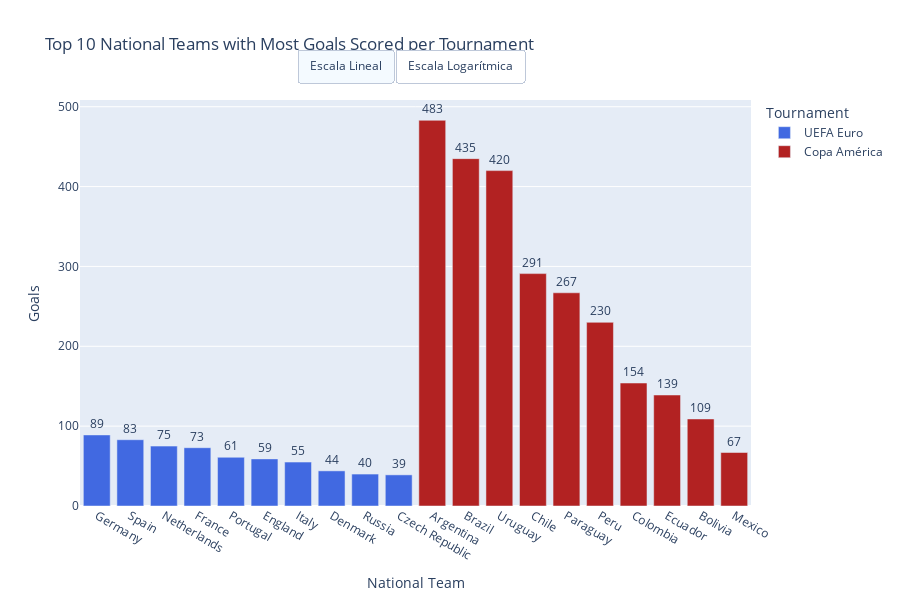

This figure's notebook cell:
### Code cell
fig = go.Figure()

fig.add_trace(go.Bar(
    x = euro_goals.index,
    y = euro_goals['total_goals'],
    name = "UEFA Euro",
    marker_color = "royalblue",
    text = euro_goals['total_goals'],
    textposition= 'outside'
))

fig.add_trace(go.Bar(
    x = copa_goals.index,
    y = copa_goals['total_goals'],
    name = "Copa América",
    marker_color = "firebrick",
    text = copa_goals['total_goals'],
    textposition= 'outside'
))

fig.update_layout(
    title = 'Top 10 National Teams with Most Goals Scored per Tournament',
    xaxis_title = 'National Team',
    yaxis_title = 'Goals',
    barmode = 'group',
    legend_title = 'Tournament',
    height = 600,
    
    # Menú interactivo
    updatemenus=[
        {
            "buttons": [
                {
                    "label": "Escala Lineal",
                    "method": "relayout",
                    "args": [{"yaxis.type": "linear", "yaxis.title": "Goles Anotados"}]
                },
                {
                    "label": "Escala Logarítmica",
                    "method": "relayout",
                    "args": [{"yaxis.type": "log", "yaxis.title": "Goles Anotados (log)"}]
                }
            ],
            "direction": "right",
            "pad": {"r": 10, "t": 10},
            "showactive": True,
            "type": "buttons",
            "x": 0.5,
            "xanchor": "center",
            "y": 1.15,
            "yanchor": "top"
        }
    ]
)

fig.show()

### Figure 1 — Plotly figure (JSON) as saved in the notebook; plotly's stock layout.template omitted (floating-point values rounded to 4 significant figures)
{"data": [{"marker": {"color": "royalblue"}, "name": "UEFA Euro", "text": [89.0, 83.0, 75.0, 73.0, 61.0, 59.0, 55.0, 44.0, 40.0, 39.0], "textposition": "outside", "type": "bar", "x": ["Germany", "Spain", "Netherlands", "France", "Portugal", "England", "Italy", "Denmark", "Russia", "Czech Republic"], "y": [89, 83, 75, 73, 61, 59, 55, 44, 40, 39]}, {"marker": {"color": "firebrick"}, "name": "Copa América", "text": [483.0, 435.0, 420.0, 291.0, 267.0, 230.0, 154.0, 139.0, 109.0, 67.0], "textposition": "outside", "type": "bar", "x": ["Argentina", "Brazil", "Uruguay", "Chile", "Paraguay", "Peru", "Colombia", "Ecuador", "Bolivia", "Mexico"], "y": [483, 435, 420, 291, 267, 230, 154, 139, 109, 67]}], "layout": {"barmode": "group", "height": 600, "legend": {"title": {"text": "Tournament"}}, "title": {"text": "Top 10 National Teams with Most Goals Scored per Tournament"}, "updatemenus": [{"buttons": [{"args": [{"yaxis.title": "Goles Anotados", "yaxis.type": "linear"}], "label": "Escala Lineal", "method": "relayout"}, {"args": [{"yaxis.title": "Goles Anotados (log)", "yaxis.type": "log"}], "label": "Escala Logarítmica", "method": "relayout"}], "direction": "right", "pad": {"r": 10, "t": 10}, "showactive": true, "type": "buttons", "x": 0.5, "xanchor": "center", "y": 1.15, "yanchor": "top"}], "xaxis": {"title": {"text": "National Team"}}, "yaxis": {"title": {"text": "Goals"}}}}
